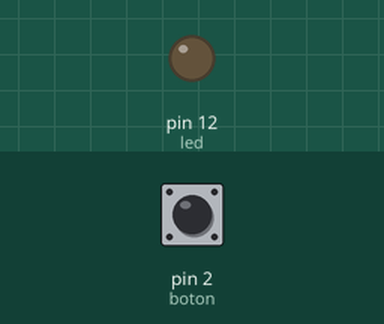
A sketch run on a simulated Arduino Uno, built with avr-gcc and run on an emulated ATmega328P. Shown: output pins drawn as LEDs (lit = HIGH). The inputs (shaded band) are chosen by the test bench; at power-on: pin 2 (boton) LOW.

Above: at 1.2 s.
1.3 s: pin 2 (boton) pulled HIGH for 0.15 s
At 1.37 s:
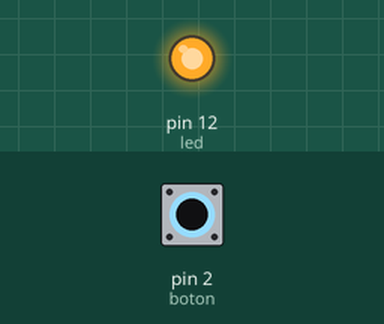
2.9 s: pin 2 (boton) pulled HIGH for 3.2 s
At 6.9 s:
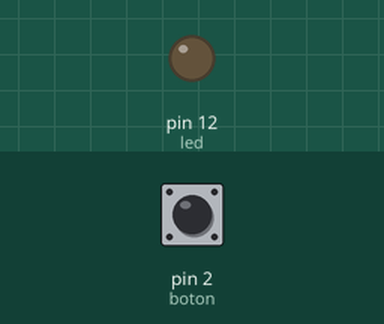
Timing chart, 0 to 8.4 s (numbered marks = the images above; inputs shaded):
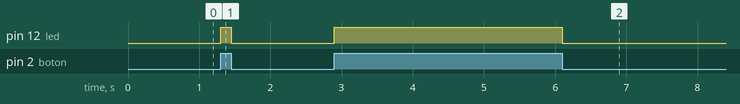

Measured:
- after the input at 1.3 s, pin 12 (led): LOW → HIGH at once, → LOW 0.15 s later
- after the input at 2.9 s, pin 12 (led): LOW → HIGH at once, → LOW 3.2 s later

The sketch:

pulsador10.ino
```cpp
const int boton = 2;
const int led = 12;

void setup() {
  pinMode(boton, INPUT);
  pinMode(led, OUTPUT);

}

void loop() {
  // put your main code here, to run repeatedly:
  if(digitalRead(boton) == HIGH){
    digitalWrite(led, HIGH);
  }
  else{
    digitalWrite(led, LOW);
  }

}
```
